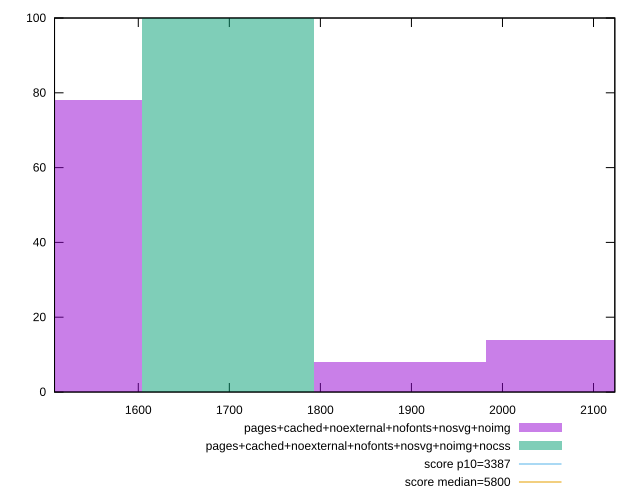

Recreate this plot in gnuplot.
reset

$pagesCachedNoexternalNofontsNosvgNoimg <<EOF
1509.9616285131215 78
2076.1972392055422 14
1887.4520356414018 8
EOF

$pagesCachedNoexternalNofontsNosvgNoimgNocss <<EOF
1698.7068320772617 100
EOF

set key outside below
set boxwidth 188.74520356414018
set xrange [1508.0034:2123.4029499999997]
set yrange [0:100]
set trange [0:100]
set style fill transparent solid 0.5 noborder

set parametric
set terminal svg size 640, 500 enhanced background rgb 'white'
set output "reprap/speed-index/comparison/histogram/11_vs_12.svg"

plot $pagesCachedNoexternalNofontsNosvgNoimg title "pages+cached+noexternal+nofonts+nosvg+noimg" with boxes, \
     $pagesCachedNoexternalNofontsNosvgNoimgNocss title "pages+cached+noexternal+nofonts+nosvg+noimg+nocss" with boxes, \
     3387,t title "score p10=3387", \
     5800,t title "score median=5800"

reset
